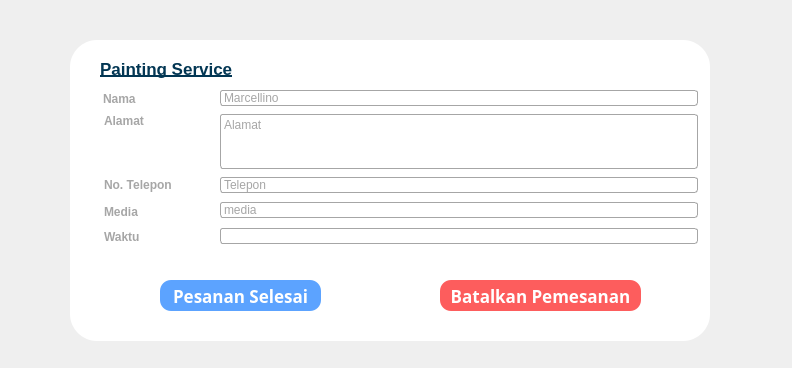
<?xml version="1.0" encoding="UTF-8"?>
<ui version="4.0">
 <class>Form_pesanan_jasa</class>
 <widget class="QWidget" name="Form_pesanan_jasa">
  <property name="geometry">
   <rect>
    <x>0</x>
    <y>0</y>
    <width>792</width>
    <height>368</height>
   </rect>
  </property>
  <property name="windowTitle">
   <string>Form</string>
  </property>
  <widget class="QFrame" name="frame_pesananjasa">
   <property name="geometry">
    <rect>
     <x>70</x>
     <y>40</y>
     <width>640</width>
     <height>301</height>
    </rect>
   </property>
   <property name="minimumSize">
    <size>
     <width>638</width>
     <height>235</height>
    </size>
   </property>
   <property name="styleSheet">
    <string notr="true">background-color:white;
border-radius: 27px;</string>
   </property>
   <property name="frameShadow">
    <enum>QFrame::Raised</enum>
   </property>
   <widget class="QPushButton" name="btnPesanan_selesai">
    <property name="geometry">
     <rect>
      <x>90</x>
      <y>240</y>
      <width>161</width>
      <height>31</height>
     </rect>
    </property>
    <property name="font">
     <font>
      <family>Montaser Arabic</family>
      <pointsize>-1</pointsize>
      <weight>75</weight>
      <bold>true</bold>
     </font>
    </property>
    <property name="styleSheet">
     <string notr="true">background-color: #5ca3ff;
border-radius: 11px;
color: white;
font-size: 17px;
font-family: Montaser Arabic;</string>
    </property>
    <property name="text">
     <string>Pesanan Selesai</string>
    </property>
   </widget>
   <widget class="QLabel" name="LblNama_jasa">
    <property name="geometry">
     <rect>
      <x>30</x>
      <y>14</y>
      <width>137</width>
      <height>29</height>
     </rect>
    </property>
    <property name="font">
     <font>
      <family>Nirmala UI</family>
      <pointsize>13</pointsize>
      <weight>75</weight>
      <bold>true</bold>
      <underline>true</underline>
     </font>
    </property>
    <property name="styleSheet">
     <string notr="true">background-color:transparent;
color: #023653;</string>
    </property>
    <property name="text">
     <string>Painting Service</string>
    </property>
   </widget>
   <widget class="QLabel" name="label">
    <property name="geometry">
     <rect>
      <x>33</x>
      <y>52</y>
      <width>47</width>
      <height>13</height>
     </rect>
    </property>
    <property name="font">
     <font>
      <family>Nirmala UI</family>
      <pointsize>9</pointsize>
      <weight>75</weight>
      <bold>true</bold>
     </font>
    </property>
    <property name="styleSheet">
     <string notr="true">background-color: rgb(255, 255, 255);
color: #a6a6a6;</string>
    </property>
    <property name="text">
     <string>Nama</string>
    </property>
   </widget>
   <widget class="QLabel" name="label_2">
    <property name="geometry">
     <rect>
      <x>34</x>
      <y>74</y>
      <width>47</width>
      <height>13</height>
     </rect>
    </property>
    <property name="font">
     <font>
      <family>Nirmala UI</family>
      <pointsize>9</pointsize>
      <weight>75</weight>
      <bold>true</bold>
     </font>
    </property>
    <property name="styleSheet">
     <string notr="true">background-color: rgb(255, 255, 255);
color: #a6a6a6;</string>
    </property>
    <property name="text">
     <string>Alamat</string>
    </property>
   </widget>
   <widget class="QLabel" name="label_4">
    <property name="geometry">
     <rect>
      <x>34</x>
      <y>190</y>
      <width>47</width>
      <height>13</height>
     </rect>
    </property>
    <property name="font">
     <font>
      <family>Nirmala UI</family>
      <pointsize>9</pointsize>
      <weight>75</weight>
      <bold>true</bold>
     </font>
    </property>
    <property name="styleSheet">
     <string notr="true">background-color: rgb(255, 255, 255);
color: #a6a6a6;</string>
    </property>
    <property name="text">
     <string>Waktu</string>
    </property>
   </widget>
   <widget class="QLabel" name="Lbl_detailLynanServ">
    <property name="geometry">
     <rect>
      <x>34</x>
      <y>162</y>
      <width>81</width>
      <height>20</height>
     </rect>
    </property>
    <property name="font">
     <font>
      <family>Nirmala UI</family>
      <pointsize>9</pointsize>
      <weight>75</weight>
      <bold>true</bold>
     </font>
    </property>
    <property name="styleSheet">
     <string notr="true">background-color: rgb(255, 255, 255);
color: #a6a6a6;</string>
    </property>
    <property name="text">
     <string>Media</string>
    </property>
   </widget>
   <widget class="QLabel" name="label_6">
    <property name="geometry">
     <rect>
      <x>34</x>
      <y>137</y>
      <width>70</width>
      <height>16</height>
     </rect>
    </property>
    <property name="font">
     <font>
      <family>Nirmala UI</family>
      <pointsize>9</pointsize>
      <weight>75</weight>
      <bold>true</bold>
     </font>
    </property>
    <property name="styleSheet">
     <string notr="true">background-color: rgb(255, 255, 255);
color: #a6a6a6;</string>
    </property>
    <property name="text">
     <string>No. Telepon</string>
    </property>
   </widget>
   <widget class="QLabel" name="Lbl_nama">
    <property name="geometry">
     <rect>
      <x>150</x>
      <y>50</y>
      <width>478</width>
      <height>16</height>
     </rect>
    </property>
    <property name="font">
     <font>
      <family>Nirmala UI</family>
      <pointsize>9</pointsize>
      <weight>50</weight>
      <bold>false</bold>
     </font>
    </property>
    <property name="styleSheet">
     <string notr="true">background-color: rgb(255, 255, 255);
color: #a6a6a6;
border: 1px solid #a6a6a6;
border-radius: 3px;</string>
    </property>
    <property name="text">
     <string>Marcellino</string>
    </property>
   </widget>
   <widget class="QLabel" name="Lbl_alamat">
    <property name="geometry">
     <rect>
      <x>150</x>
      <y>74</y>
      <width>478</width>
      <height>55</height>
     </rect>
    </property>
    <property name="font">
     <font>
      <family>Nirmala UI</family>
      <pointsize>9</pointsize>
      <weight>50</weight>
      <bold>false</bold>
     </font>
    </property>
    <property name="styleSheet">
     <string notr="true">background-color: rgb(255, 255, 255);
color: #a6a6a6;
border: 1px solid #a6a6a6;
border-radius: 3px;</string>
    </property>
    <property name="text">
     <string>Alamat</string>
    </property>
    <property name="alignment">
     <set>Qt::AlignLeading|Qt::AlignLeft|Qt::AlignTop</set>
    </property>
    <property name="wordWrap">
     <bool>true</bool>
    </property>
   </widget>
   <widget class="QLabel" name="Lbl_noTelp">
    <property name="geometry">
     <rect>
      <x>150</x>
      <y>137</y>
      <width>478</width>
      <height>16</height>
     </rect>
    </property>
    <property name="font">
     <font>
      <family>Nirmala UI</family>
      <pointsize>9</pointsize>
      <weight>50</weight>
      <bold>false</bold>
     </font>
    </property>
    <property name="styleSheet">
     <string notr="true">background-color: rgb(255, 255, 255);
color: #a6a6a6;
border: 1px solid #a6a6a6;
border-radius: 3px;</string>
    </property>
    <property name="text">
     <string>Telepon</string>
    </property>
   </widget>
   <widget class="QLabel" name="LblIsiLayanan_serv">
    <property name="geometry">
     <rect>
      <x>150</x>
      <y>162</y>
      <width>478</width>
      <height>16</height>
     </rect>
    </property>
    <property name="font">
     <font>
      <family>Nirmala UI</family>
      <pointsize>9</pointsize>
      <weight>50</weight>
      <bold>false</bold>
     </font>
    </property>
    <property name="styleSheet">
     <string notr="true">background-color: rgb(255, 255, 255);
color: #a6a6a6;
border: 1px solid #a6a6a6;
border-radius: 3px;</string>
    </property>
    <property name="text">
     <string>media</string>
    </property>
   </widget>
   <widget class="QLabel" name="Lbl_waktu">
    <property name="geometry">
     <rect>
      <x>150</x>
      <y>188</y>
      <width>478</width>
      <height>16</height>
     </rect>
    </property>
    <property name="font">
     <font>
      <family>Nirmala UI</family>
      <pointsize>9</pointsize>
      <weight>50</weight>
      <bold>false</bold>
     </font>
    </property>
    <property name="styleSheet">
     <string notr="true">background-color: rgb(255, 255, 255);
color: #a6a6a6;
border: 1px solid #a6a6a6;
border-radius: 3px;</string>
    </property>
    <property name="text">
     <string/>
    </property>
   </widget>
   <widget class="QPushButton" name="btnBatal_psn">
    <property name="geometry">
     <rect>
      <x>370</x>
      <y>240</y>
      <width>201</width>
      <height>31</height>
     </rect>
    </property>
    <property name="font">
     <font>
      <family>Montaser Arabic</family>
      <pointsize>-1</pointsize>
      <weight>75</weight>
      <bold>true</bold>
     </font>
    </property>
    <property name="styleSheet">
     <string notr="true">background-color: #fd5d5d;
border-radius: 11px;
color: white;
font-size: 17px;
font-family: Montaser Arabic;</string>
    </property>
    <property name="text">
     <string>Batalkan Pemesanan</string>
    </property>
   </widget>
  </widget>
 </widget>
 <resources>
  <include location="../Resources_rc/resources.qrc"/>
  <include location="../Resources_rc/resources.qrc"/>
 </resources>
 <connections/>
</ui>
